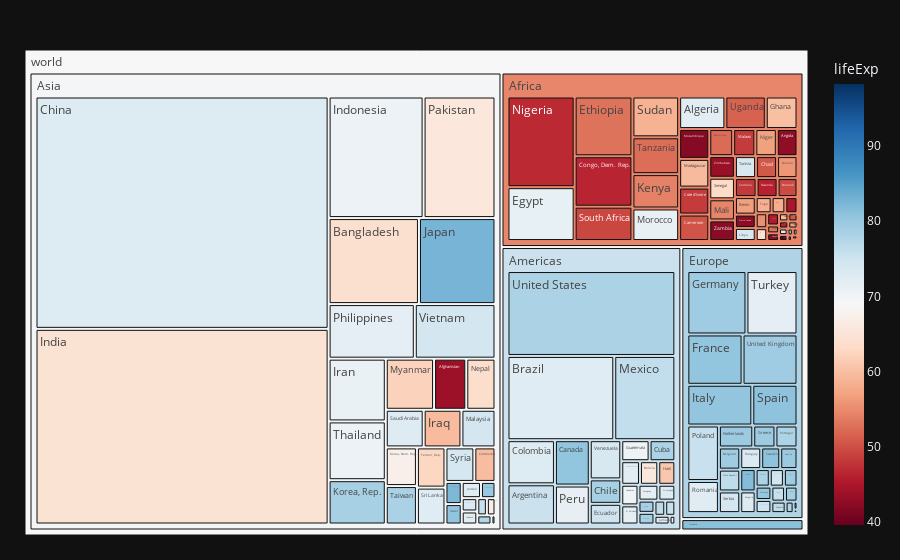

Notebook code cell kept with this figure:
### Code cell
af = px.data.gapminder().query("year == 2007")
fig = px.treemap(af, path=[px.Constant("world"), 'continent', 'country'], values='pop',
                  color='lifeExp', hover_data=['iso_alpha'],
                  color_continuous_scale='RdBu',
                  color_continuous_midpoint=np.average(af['lifeExp'], weights=af['pop']))
fig.update_layout(margin = dict(t=50, l=25, r=25, b=25))
fig.show()

### Figure 1 — Plotly figure (JSON) as saved in the notebook; plotly's stock layout.template omitted (floating-point values rounded to 4 significant figures; data arrays with more than 128 entries replaced by an {"elided": "..."} marker saying what was removed)
{"data": [{"branchvalues": "total", "customdata": {"elided": "148x2 mixed values"}, "domain": {"x": [0.0, 1.0], "y": [0.0, 1.0]}, "hovertemplate": "labels=%{label}<br>pop=%{value}<br>parent=%{parent}<br>id=%{id}<br>iso_alpha=%{customdata[0]}<br>lifeExp=%{color}<extra></extra>", "ids": {"elided": "148 str values"}, "labels": {"elided": "148 str values"}, "marker": {"coloraxis": "coloraxis", "colors": {"elided": "148 float values"}}, "name": "", "parents": {"elided": "148 str values"}, "values": {"elided": "148 float values"}, "type": "treemap"}], "layout": {"coloraxis": {"colorbar": {"title": {"text": "lifeExp"}}, "colorscale": [[0.0, "rgb(103,0,31)"], [0.1, "rgb(178,24,43)"], [0.2, "rgb(214,96,77)"], [0.3, "rgb(244,165,130)"], [0.4, "rgb(253,219,199)"], [0.5, "rgb(247,247,247)"], [0.6, "rgb(209,229,240)"], [0.7, "rgb(146,197,222)"], [0.8, "rgb(67,147,195)"], [0.9, "rgb(33,102,172)"], [1.0, "rgb(5,48,97)"]], "cmid": 68.92}, "legend": {"tracegroupgap": 0}, "margin": {"t": 50, "l": 25, "r": 25, "b": 25}}}
